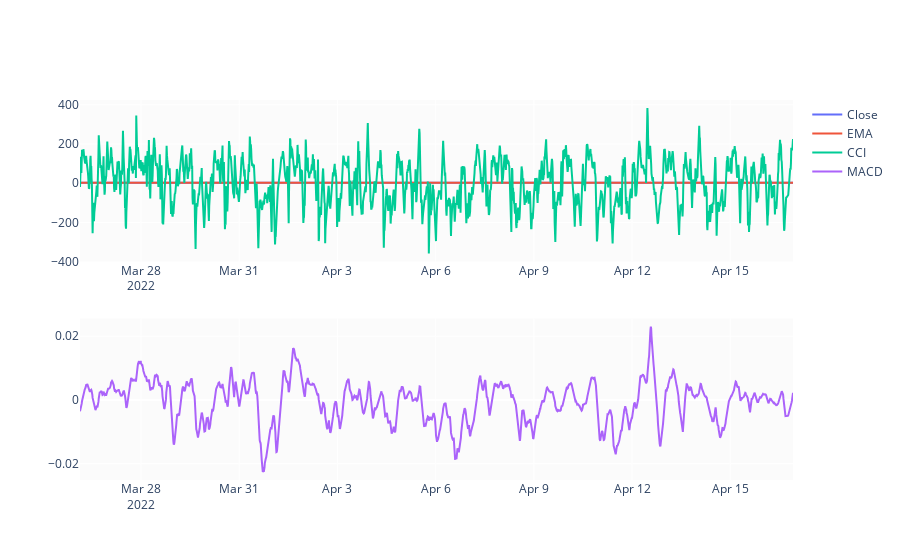

The code cell stored with this chart in its notebook:
### Code cell
fig = make_subplots(rows=2, cols=1)
fig.add_trace(go.Scatter(x=btc_df.time, y=btc_df.close, name='Close'), row=1, col=1)
fig.add_trace(go.Scatter(x=btc_df.time, y=btc_df['EMA'], name='EMA'), row=1, col=1)
fig.add_trace(go.Scatter(x=btc_df.time, y=btc_df['CCI'], name='CCI'), row=1, col=1)
fig.add_trace(go.Scatter(x=btc_df.time, y=btc_df['MACD'], name='MACD'), row=2, col=1)
fig.show()
fig.write_image(f'images/{img_name}MACD.png')

### Figure 1 — Plotly figure (JSON) as saved in the notebook; plotly's stock layout.template omitted (floating-point values rounded to 4 significant figures; data arrays with more than 128 entries replaced by an {"elided": "..."} marker saying what was removed)
{"data": [{"name": "Close", "type": "scatter", "x": {"elided": "2092 str values"}, "xaxis": "x", "y": {"elided": "2092 float values"}, "yaxis": "y"}, {"name": "EMA", "type": "scatter", "x": {"elided": "2092 str values"}, "xaxis": "x", "y": {"elided": "2092 float values"}, "yaxis": "y"}, {"name": "CCI", "type": "scatter", "x": {"elided": "2092 str values"}, "xaxis": "x", "y": {"elided": "2092 float values"}, "yaxis": "y"}, {"name": "MACD", "type": "scatter", "x": {"elided": "2092 str values"}, "xaxis": "x2", "y": {"elided": "2092 float values"}, "yaxis": "y2"}], "layout": {"autosize": true, "xaxis": {"anchor": "y", "autorange": true, "domain": [0, 1], "range": ["2022-03-26 03:15", "2022-04-16 22:00"], "type": "date"}, "xaxis2": {"anchor": "y2", "autorange": true, "domain": [0, 1], "range": ["2022-03-26 03:15", "2022-04-16 22:00"], "type": "date"}, "yaxis": {"anchor": "x", "autorange": true, "domain": [0.575, 1], "range": [-399.9, 424.1], "type": "linear"}, "yaxis2": {"anchor": "x2", "autorange": true, "domain": [0, 0.425], "range": [-0.02511, 0.02555], "type": "linear"}}}
